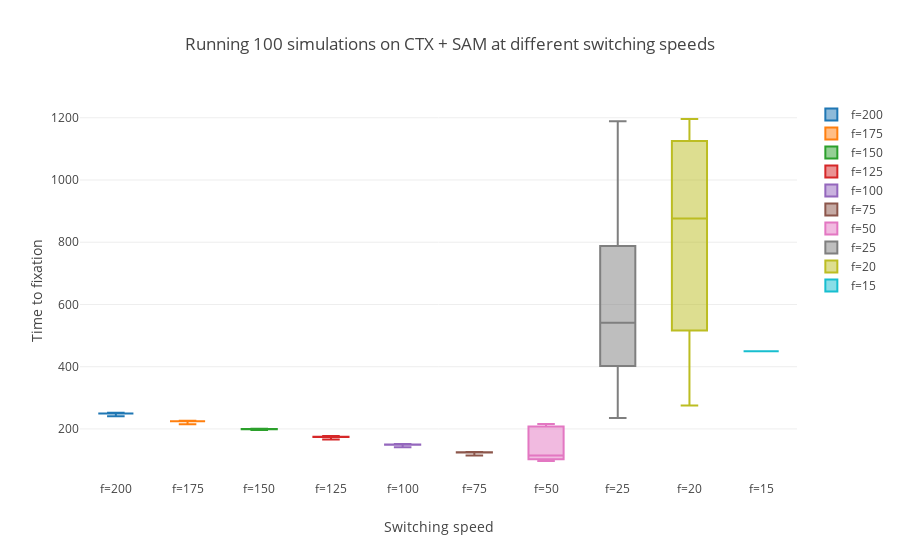

The notebook cell this image was saved under:
### Markdown cell above
### K=10^9

### Code cell
display(table_switching(pairs[0]))
box_switching(pairs[0])
